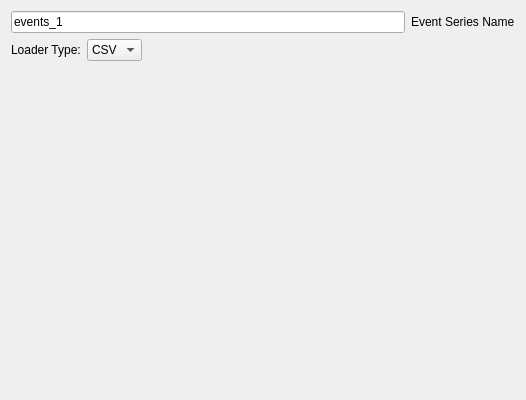
<?xml version="1.0" encoding="UTF-8"?>
<ui version="4.0">
 <class>Digital_Event_Loader_Widget</class>
 <widget class="QWidget" name="Digital_Event_Loader_Widget">
  <property name="geometry">
   <rect>
    <x>0</x>
    <y>0</y>
    <width>526</width>
    <height>400</height>
   </rect>
  </property>
  <property name="windowTitle">
   <string>Digital Event Loader</string>
  </property>
  <layout class="QVBoxLayout" name="verticalLayout_2">
   <item>
    <layout class="QHBoxLayout" name="dataNameLayout">
     <item>
      <widget class="QLineEdit" name="data_name_text">
       <property name="text">
        <string>events_1</string>
       </property>
      </widget>
     </item>
     <item>
      <widget class="QLabel" name="label_data_name">
       <property name="text">
        <string>Event Series Name</string>
       </property>
      </widget>
     </item>
    </layout>
   </item>
   <item>
    <layout class="QHBoxLayout" name="loaderTypeLayout">
     <item>
      <widget class="QLabel" name="label_loader_type">
       <property name="text">
        <string>Loader Type:</string>
       </property>
      </widget>
     </item>
     <item>
      <widget class="QComboBox" name="loader_type_combo">
       <item>
        <property name="text">
         <string>CSV</string>
        </property>
       </item>
      </widget>
     </item>
     <item>
      <spacer name="loaderTypeSpacer">
       <property name="orientation">
        <enum>Qt::Orientation::Horizontal</enum>
       </property>
       <property name="sizeHint" stdset="0">
        <size>
         <width>40</width>
         <height>20</height>
        </size>
       </property>
      </spacer>
     </item>
    </layout>
   </item>
   <item>
    <widget class="QStackedWidget" name="stacked_loader_options">
     <property name="currentIndex">
      <number>0</number>
     </property>
     <widget class="CSVDigitalEventLoader_Widget" name="csv_event_loader"/>
    </widget>
   </item>
   <item>
    <spacer name="verticalSpacer">
     <property name="orientation">
      <enum>Qt::Orientation::Vertical</enum>
     </property>
     <property name="sizeHint" stdset="0">
      <size>
       <width>20</width>
       <height>40</height>
      </size>
     </property>
    </spacer>
   </item>
  </layout>
 </widget>
 <customwidgets>
  <customwidget>
   <class>CSVDigitalEventLoader_Widget</class>
   <extends>QWidget</extends>
   <header>DigitalTimeSeries/CSV/CSVDigitalEventLoader_Widget.hpp</header>
   <container>1</container>
  </customwidget>
 </customwidgets>
 <resources/>
 <connections/>
</ui> 
